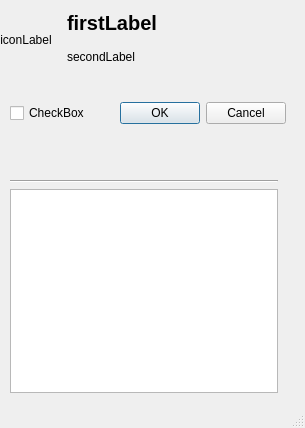
<?xml version="1.0" encoding="UTF-8"?>
<ui version="4.0">
 <class>Dialog</class>
 <widget class="QDialog" name="Dialog">
  <property name="geometry">
   <rect>
    <x>0</x>
    <y>0</y>
    <width>305</width>
    <height>428</height>
   </rect>
  </property>
  <property name="sizePolicy">
   <sizepolicy hsizetype="MinimumExpanding" vsizetype="MinimumExpanding">
    <horstretch>0</horstretch>
    <verstretch>0</verstretch>
   </sizepolicy>
  </property>
  <property name="windowTitle">
   <string>Dialog</string>
  </property>
  <property name="sizeGripEnabled">
   <bool>true</bool>
  </property>
  <widget class="QWidget" name="_1labelWidget" native="true">
   <property name="geometry">
    <rect>
     <x>0</x>
     <y>0</y>
     <width>301</width>
     <height>80</height>
    </rect>
   </property>
   <property name="sizePolicy">
    <sizepolicy hsizetype="Ignored" vsizetype="Ignored">
     <horstretch>0</horstretch>
     <verstretch>0</verstretch>
    </sizepolicy>
   </property>
   <layout class="QHBoxLayout" name="horizontalLayout" stretch="0,1">
    <item>
     <widget class="QLabel" name="iconLabel">
      <property name="text">
       <string>iconLabel</string>
      </property>
      <property name="alignment">
       <set>Qt::AlignmentFlag::AlignCenter</set>
      </property>
      <property name="margin">
       <number>6</number>
      </property>
     </widget>
    </item>
    <item>
     <widget class="QWidget" name="widget" native="true">
      <layout class="QVBoxLayout" name="verticalLayout_3">
       <item>
        <widget class="QLabel" name="firstLabel">
         <property name="sizePolicy">
          <sizepolicy hsizetype="Preferred" vsizetype="Minimum">
           <horstretch>0</horstretch>
           <verstretch>0</verstretch>
          </sizepolicy>
         </property>
         <property name="font">
          <font>
           <pointsize>15</pointsize>
           <bold>true</bold>
          </font>
         </property>
         <property name="text">
          <string>firstLabel</string>
         </property>
         <property name="textFormat">
          <enum>Qt::TextFormat::MarkdownText</enum>
         </property>
         <property name="openExternalLinks">
          <bool>true</bool>
         </property>
         <property name="textInteractionFlags">
          <set>Qt::TextInteractionFlag::LinksAccessibleByKeyboard|Qt::TextInteractionFlag::LinksAccessibleByMouse|Qt::TextInteractionFlag::TextBrowserInteraction|Qt::TextInteractionFlag::TextSelectableByKeyboard|Qt::TextInteractionFlag::TextSelectableByMouse</set>
         </property>
        </widget>
       </item>
       <item>
        <widget class="QLabel" name="secondLabel">
         <property name="sizePolicy">
          <sizepolicy hsizetype="Preferred" vsizetype="Minimum">
           <horstretch>0</horstretch>
           <verstretch>0</verstretch>
          </sizepolicy>
         </property>
         <property name="text">
          <string>secondLabel</string>
         </property>
         <property name="textFormat">
          <enum>Qt::TextFormat::MarkdownText</enum>
         </property>
         <property name="wordWrap">
          <bool>true</bool>
         </property>
         <property name="openExternalLinks">
          <bool>true</bool>
         </property>
         <property name="textInteractionFlags">
          <set>Qt::TextInteractionFlag::LinksAccessibleByKeyboard|Qt::TextInteractionFlag::LinksAccessibleByMouse|Qt::TextInteractionFlag::TextBrowserInteraction|Qt::TextInteractionFlag::TextSelectableByKeyboard|Qt::TextInteractionFlag::TextSelectableByMouse</set>
         </property>
        </widget>
       </item>
      </layout>
     </widget>
    </item>
   </layout>
  </widget>
  <widget class="QWidget" name="_2buttonWidget" native="true">
   <property name="geometry">
    <rect>
     <x>10</x>
     <y>90</y>
     <width>276</width>
     <height>46</height>
    </rect>
   </property>
   <property name="sizePolicy">
    <sizepolicy hsizetype="Ignored" vsizetype="Ignored">
     <horstretch>0</horstretch>
     <verstretch>0</verstretch>
    </sizepolicy>
   </property>
   <layout class="QHBoxLayout" name="horizontalLayout_2">
    <item>
     <widget class="QCheckBox" name="checkBox">
      <property name="text">
       <string>CheckBox</string>
      </property>
     </widget>
    </item>
    <item>
     <widget class="QDialogButtonBox" name="buttonBox">
      <property name="standardButtons">
       <set>QDialogButtonBox::StandardButton::Cancel|QDialogButtonBox::StandardButton::Ok</set>
      </property>
     </widget>
    </item>
   </layout>
  </widget>
  <widget class="QWidget" name="detailsWidget" native="true">
   <property name="geometry">
    <rect>
     <x>10</x>
     <y>180</y>
     <width>268</width>
     <height>213</height>
    </rect>
   </property>
   <property name="sizePolicy">
    <sizepolicy hsizetype="Ignored" vsizetype="Ignored">
     <horstretch>0</horstretch>
     <verstretch>0</verstretch>
    </sizepolicy>
   </property>
   <layout class="QVBoxLayout" name="verticalLayout">
    <item>
     <widget class="Line" name="detailsLine">
      <property name="orientation">
       <enum>Qt::Orientation::Horizontal</enum>
      </property>
     </widget>
    </item>
    <item>
     <widget class="QTextEdit" name="detailsTextEdit">
      <property name="sizePolicy">
       <sizepolicy hsizetype="MinimumExpanding" vsizetype="MinimumExpanding">
        <horstretch>0</horstretch>
        <verstretch>0</verstretch>
       </sizepolicy>
      </property>
      <property name="focusPolicy">
       <enum>Qt::FocusPolicy::NoFocus</enum>
      </property>
      <property name="lineWrapMode">
       <enum>QTextEdit::LineWrapMode::NoWrap</enum>
      </property>
      <property name="readOnly">
       <bool>true</bool>
      </property>
      <property name="acceptRichText">
       <bool>false</bool>
      </property>
      <property name="textInteractionFlags">
       <set>Qt::TextInteractionFlag::LinksAccessibleByKeyboard|Qt::TextInteractionFlag::LinksAccessibleByMouse|Qt::TextInteractionFlag::TextBrowserInteraction|Qt::TextInteractionFlag::TextSelectableByKeyboard|Qt::TextInteractionFlag::TextSelectableByMouse</set>
      </property>
     </widget>
    </item>
   </layout>
  </widget>
 </widget>
 <resources/>
 <connections/>
</ui>
